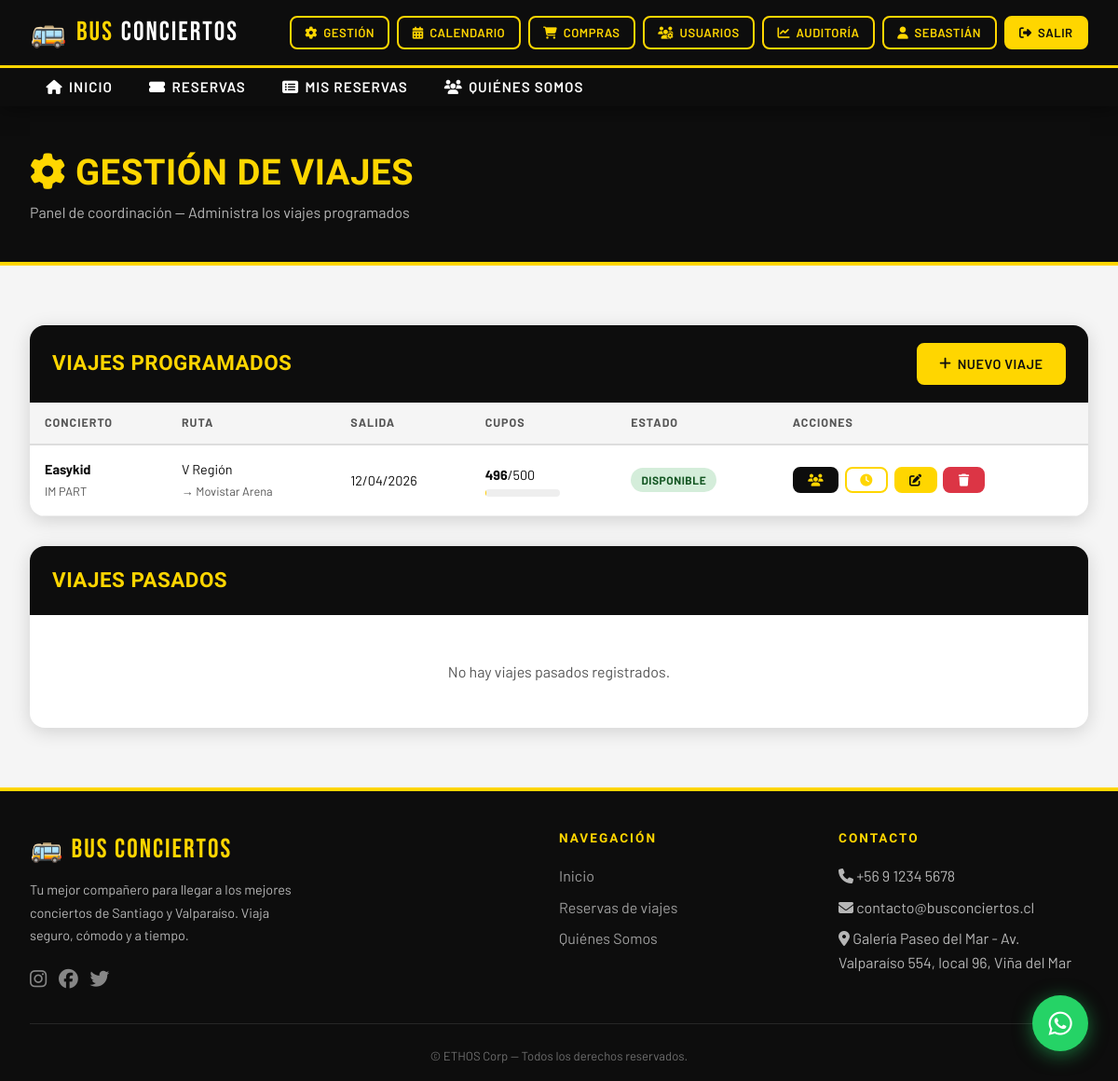
Screenshot of /reservas/gestion/ (signed in) with the database file from the repository.
### reservas/models.py (models this page shows, shortened)
class Viaje(models.Model):
    ESTADO_CHOICES = [
        ('disponible', 'Disponible'),
        ('completo', 'Completo'),
        ('cancelado', 'Cancelado'),
        ('realizado', 'Realizado'),
    ]
    concierto = models.ForeignKey(Concierto, on_delete=models.CASCADE, verbose_name='Concierto')
    coordinador = models.ForeignKey(
        User, on_delete=models.SET_NULL, null=True,
        related_name='viajes_coordinados', verbose_name='Coordinador'
    )
    origen = models.CharField(max_length=200, verbose_name='Punto de Origen')
    destino = models.CharField(max_length=200, verbose_name='Destino')
    fecha_salida = models.DateField(verbose_name='Fecha de Salida')
    cupos_totales = models.PositiveIntegerField(verbose_name='Cupos Totales')
    precio_vuelta = models.DecimalField(max_digits=10, decimal_places=0, default=0, verbose_name='Precio Solo Vuelta (CLP)')
    estado = models.CharField(max_length=20, choices=ESTADO_CHOICES, default='disponible')
    descripcion = models.TextField(blank=True, verbose_name='Descripción adicional')
    creado_en = models.DateTimeField(auto_now_add=True)
    class Meta:
        verbose_name = 'Viaje'
        verbose_name_plural = 'Viajes'
        ordering = ['fecha_salida']
    @property
    def cupos_disponibles(self):
        from django.db.models import Sum
        cupos_usados = self.reserva_set.filter(estado='pagado').aggregate(total=Sum('cantidad'))['total'] or 0
        return self.cupos_totales - cupos_usados
    @property
    def cupos_ocupados(self):
        from django.db.models import Sum
        return self.reserva_set.filter(estado='pagado').aggregate(total=Sum('cantidad'))['total'] or 0

### core/models.py (models this page shows, shortened)
class Concierto(models.Model):
    REGION_CHOICES = [
        ('santiago', 'Santiago'),
        ('valparaiso', 'Región de Valparaíso'),
    ]
    nombre = models.CharField(max_length=200, verbose_name='Nombre del Concierto')
    artista = models.CharField(max_length=200, verbose_name='Artista / Banda')
    fecha = models.DateField(verbose_name='Fecha')
    lugar = models.CharField(max_length=300, verbose_name='Lugar / Recinto')
    region = models.CharField(max_length=20, choices=REGION_CHOICES, verbose_name='Región')
    descripcion = models.TextField(blank=True, verbose_name='Descripción')
    imagen_url = models.URLField(blank=True, verbose_name='URL Imagen')
    activo = models.BooleanField(default=True)
    class Meta:
        verbose_name = 'Concierto'
        verbose_name_plural = 'Conciertos'
        ordering = ['fecha']

### reservas/views.py (the view)
# urls.py: path('gestion/', views.gestion_viajes, name='gestion_viajes'),
@login_required
@user_passes_test(es_coordinador)
def gestion_viajes(request):
    hoy = timezone.now().date()
    Viaje.objects.filter(fecha_salida__lt=hoy).exclude(estado='realizado').update(estado='realizado')
    if es_admin(request.user):
        viajes = Viaje.objects.filter(fecha_salida__gte=hoy).select_related('concierto', 'coordinador')
        viajes_pasados = Viaje.objects.filter(fecha_salida__lt=hoy).select_related('concierto', 'coordinador').order_by('-fecha_salida')
    else:
        viajes = Viaje.objects.filter(coordinador=request.user, fecha_salida__gte=hoy).select_related('concierto')
        viajes_pasados = Viaje.objects.filter(coordinador=request.user, fecha_salida__lt=hoy).select_related('concierto').order_by('-fecha_salida')
    return render(request, 'reservas/gestion_viajes.html', {'viajes': viajes, 'viajes_pasados': viajes_pasados})

### reservas/views.py (called while the page is built)
def es_coordinador(user):
    return user.is_authenticated and (
        user.is_superuser or
        user.groups.filter(name__in=['Administrador', 'Coordinador']).exists()
    )

def es_admin(user):
    return user.is_authenticated and (
        user.is_superuser or
        user.groups.filter(name='Administrador').exists()
    )

### reservas/templates/reservas/gestion_viajes.html (shortened to what this page needs)
{% extends 'base.html' %}
{% block content %}
<div class="page-header">
  <div class="container">
    <h1><i class="fa fa-cog"></i> Gestión de Viajes</h1>
    <p>Panel de coordinación — Administra los viajes programados</p>
  </div>
</div>
<section class="seccion" style="max-width:none;">
  <div class="tabla-wrapper">
    <div class="tabla-header">
      <h2>VIAJES PROGRAMADOS</h2>
      <a href="{% url 'crear_viaje' %}" class="btn btn-primary"><i class="fa fa-plus"></i> Nuevo Viaje</a>
    </div>
    {% if viajes %}
    <div style="overflow-x:auto;">
      <table>
        <thead>
          <tr>
            <th>Concierto</th>
            <th>Ruta</th>
            <th>Salida</th>
            <th>Cupos</th>
            <th>Estado</th>
            <th>Acciones</th>
          </tr>
        </thead>
        <tbody>
          {% for viaje in viajes %}
          <tr>
            <td>
              <strong>{{ viaje.concierto.artista }}</strong><br>
              <span style="font-size:0.8rem;color:var(--gris-medio);">{{ viaje.concierto.nombre }}</span>
            </td>
            <td>{{ viaje.origen }}<br><span style="color:var(--gris-medio);font-size:0.8rem;">→ {{ viaje.destino }}</span></td>
            <td>{{ viaje.fecha_salida|date:"d/m/Y" }}</td>
            <td>
              <strong>{{ viaje.cupos_disponibles }}</strong>/{{ viaje.cupos_totales }}
              <div class="cupos-bar" style="margin-top:4px;width:80px;">
              </div>
            </td>
            <td><span class="badge-estado badge-{{ viaje.estado }}">{{ viaje.get_estado_display }}</span></td>
            <td>
              <div class="tabla-acciones">
                <a href="{% url 'pasajeros_viaje' viaje.pk %}" class="btn btn-dark btn-sm" title="Ver pasajeros"><i class="fa fa-users"></i></a>
                <a href="{% url 'horarios_viaje' viaje.pk %}" class="btn btn-outline btn-sm" title="Horarios"><i class="fa fa-clock"></i></a>
                <a href="{% url 'editar_viaje' viaje.pk %}" class="btn btn-primary btn-sm" title="Editar"><i class="fa fa-edit"></i></a>
                <a href="{% url 'eliminar_viaje' viaje.pk %}" class="btn btn-danger btn-sm" title="Eliminar"><i class="fa fa-trash"></i></a>
              </div>
            </td>
          </tr>
          {% endfor %}
        </tbody>
      </table>
    </div>
    {% else %}
    <div style="text-align:center;padding:3rem;">
      <p style="color:var(--gris-medio);">No hay viajes registrados aún.</p>
      <a href="{% url 'crear_viaje' %}" class="btn btn-primary" style="margin-top:1rem;"><i class="fa fa-plus"></i> Crear primer viaje</a>
    </div>
    {% endif %}
  </div>
  <div class="tabla-wrapper" style="margin-top:2rem;">
    <div class="tabla-header">
      <h2>VIAJES PASADOS</h2>
    </div>
    {% if viajes_pasados %}
    <div style="overflow-x:auto;">
      <table>
        <thead>
          <tr>
            <th>Concierto</th>
            <th>Ruta</th>
            <th>Cupos</th>
            <th>Estado</th>
            <th>Acciones</th>
          </tr>
        </thead>
        <tbody>
          {% for viaje in viajes_pasados %}
          <tr style="opacity:0.75;">
            <td>
              <strong>{{ viaje.concierto.artista }}</strong><br>
              <span style="font-size:0.8rem;color:var(--gris-medio);">{{ viaje.concierto.nombre }}</span>
            </td>
            <td>{{ viaje.origen }}<br><span style="color:var(--gris-medio);font-size:0.8rem;">→ {{ viaje.destino }}</span></td>
            <td>
              <strong>{{ viaje.cupos_disponibles }}</strong>/{{ viaje.cupos_totales }}
              <div class="cupos-bar" style="margin-top:4px;width:80px;">
                <div class="cupos-fill" style="width:{% if viaje.cupos_totales %}{% widthratio viaje.cupos_ocupados viaje.cupos_totales 100 %}{% else %}0{% endif %}%"></div>
              </div>
            </td>
            <td><span class="badge-estado badge-{{ viaje.estado }}">{{ viaje.get_estado_display }}</span></td>
            <td>
              <div class="tabla-acciones">
                <a href="{% url 'pasajeros_viaje' viaje.pk %}" class="btn btn-dark btn-sm" title="Ver pasajeros"><i class="fa fa-users"></i></a>
                <a href="{% url 'horarios_viaje' viaje.pk %}" class="btn btn-outline btn-sm" title="Horarios"><i class="fa fa-clock"></i></a>
                <a href="{% url 'editar_viaje' viaje.pk %}" class="btn btn-primary btn-sm" title="Editar"><i class="fa fa-edit"></i></a>
                <a href="{% url 'eliminar_viaje' viaje.pk %}" class="btn btn-danger btn-sm" title="Eliminar"><i class="fa fa-trash"></i></a>
              </div>
            </td>
          </tr>
          {% endfor %}
        </tbody>
      </table>
    </div>
    {% else %}
    <div style="text-align:center;padding:3rem;">
      <p style="color:var(--gris-medio);">No hay viajes pasados registrados.</p>
    </div>
    {% endif %}
  </div>
</section>
{% endblock %}

### templates/base.html (shortened to what this page needs)
{% load static %}
<!DOCTYPE html>
<html lang="es">
<head>
  <link rel="stylesheet" href="https://cdnjs.cloudflare.com/ajax/libs/font-awesome/6.5.0/css/all.min.css" />
  <link rel="stylesheet" href="{% static 'css/main.css' %}" />
</head>
<body>
<nav class="navbar-bc">
  <div class="navbar-top">
    <div class="navbar-inner">
      <a href="{% url 'inicio' %}" class="brand">
        <span class="icon-bus">🚌</span>
        BUS <span>CONCIERTOS</span>
      </a>
      <div class="nav-actions">
        {% if user.is_authenticated %}
          {% if user.is_superuser or user.groups.all.0.name == 'Administrador' or user.groups.all.0.name == 'Coordinador' %}
            <a href="{% url 'gestion_viajes' %}" class="btn btn-outline btn-sm"><i class="fa fa-cog"></i> Gestión</a>
            <a href="{% url 'calendario_conciertos' %}" class="btn btn-outline btn-sm"><i class="fa fa-calendar-alt"></i> Calendario</a>
            <a href="{% url 'compras' %}" class="btn btn-outline btn-sm"><i class="fa fa-shopping-cart"></i> Compras</a>
          {% endif %}
          {% if user.is_superuser or user.groups.all.0.name == 'Administrador' %}
            <a href="{% url 'gestion_usuarios' %}" class="btn btn-outline btn-sm"><i class="fa fa-users-cog"></i> Usuarios</a>
            <a href="{% url 'auditoria_ganancias' %}" class="btn btn-outline btn-sm"><i class="fa fa-chart-line"></i> Auditoría</a>
          {% endif %}
          <a href="{% url 'mi_perfil' %}" class="btn btn-outline btn-sm"><i class="fa fa-user"></i> {{ user.first_name|default:user.username }}</a>
          <a href="{% url 'logout' %}" class="btn btn-primary btn-sm"><i class="fa fa-sign-out-alt"></i> Salir</a>
        {% else %}
          <a href="{% url 'login' %}" class="btn btn-outline btn-sm"><i class="fa fa-sign-in-alt"></i> Ingresar</a>
          <a href="{% url 'registro' %}" class="btn btn-primary btn-sm"><i class="fa fa-user-plus"></i> Registrarse</a>
        {% endif %}
      </div>
    </div>
  </div>
  <div class="nav-collapse">
    <ul class="nav-links">
      <li><a href="{% url 'inicio' %}"><i class="fa fa-home"></i> Inicio</a></li>
      <li><a href="{% url 'lista_viajes' %}"><i class="fa fa-ticket-alt"></i> Reservas</a></li>
      {% if user.is_authenticated %}
      <li><a href="{% url 'mis_reservas' %}"><i class="fa fa-list-alt"></i> Mis Reservas</a></li>
      {% endif %}
      <li><a href="{% url 'quienes_somos' %}"><i class="fa fa-users"></i> Quiénes Somos</a></li>
    </ul>
  </div>
</nav>
<main>
  {% block content %}{% endblock %}
</main>
<footer>
  <div class="footer-grid">
    <div>
      <div class="footer-brand">🚌 Bus Conciertos</div>
      <p style="font-size:0.9rem;max-width:300px;line-height:1.7;">
        Tu mejor compañero para llegar a los mejores conciertos de Santiago y Valparaíso. Viaja seguro, cómodo y a tiempo.
      </p>
      <div style="margin-top:1rem;display:flex;gap:0.8rem;">
        <a href="#" style="color:rgba(255,255,255,0.5);font-size:1.3rem;"><i class="fab fa-instagram"></i></a>
        <a href="#" style="color:rgba(255,255,255,0.5);font-size:1.3rem;"><i class="fab fa-facebook"></i></a>
        <a href="#" style="color:rgba(255,255,255,0.5);font-size:1.3rem;"><i class="fab fa-twitter"></i></a>
      </div>
    </div>
    <div>
      <h4>Navegación</h4>
      <ul>
        <li><a href="{% url 'inicio' %}">Inicio</a></li>
        <li><a href="{% url 'lista_viajes' %}">Reservas de viajes</a></li>
        <li><a href="{% url 'quienes_somos' %}">Quiénes Somos</a></li>
      </ul>
    </div>
    <div>
      <h4>Contacto</h4>
      <ul>
        <li><i class="fa fa-phone"></i> +56 9 1234 5678</li>
        <li><i class="fa fa-envelope"></i> contacto@busconciertos.cl</li>
        <li><i class="fa fa-map-marker-alt"></i> Galería Paseo del Mar - Av. Valparaíso 554, local 96, Viña del Mar</li>
      </ul>
    </div>
  </div>
  <div class="footer-bottom">
    <p>&copy; {{ "now"|date:"Y" }} ETHOS Corp — Todos los derechos reservados.</p>
  </div>
</footer>
<a href="https://wa.me/56912345678?text=Hola,%20quiero%20información%20sobre%20los%20viajes%20a%20conciertos"
   class="whatsapp-fab" target="_blank" rel="noopener" title="Consultas por WhatsApp">
  <i class="fab fa-whatsapp"></i>
</a>
</body>
</html>

### rows the page displays
Viaje: concierto.artista "Easykid", concierto.nombre "IM PART", origen "V Región", destino "Movistar Arena", fecha_salida "12/04/2026", cupos_disponibles "496", cupos_totales "500", estado "DISPONIBLE"

### other values shown
{{ user.first_name|default:user.username }} "SEBASTIÁN"
